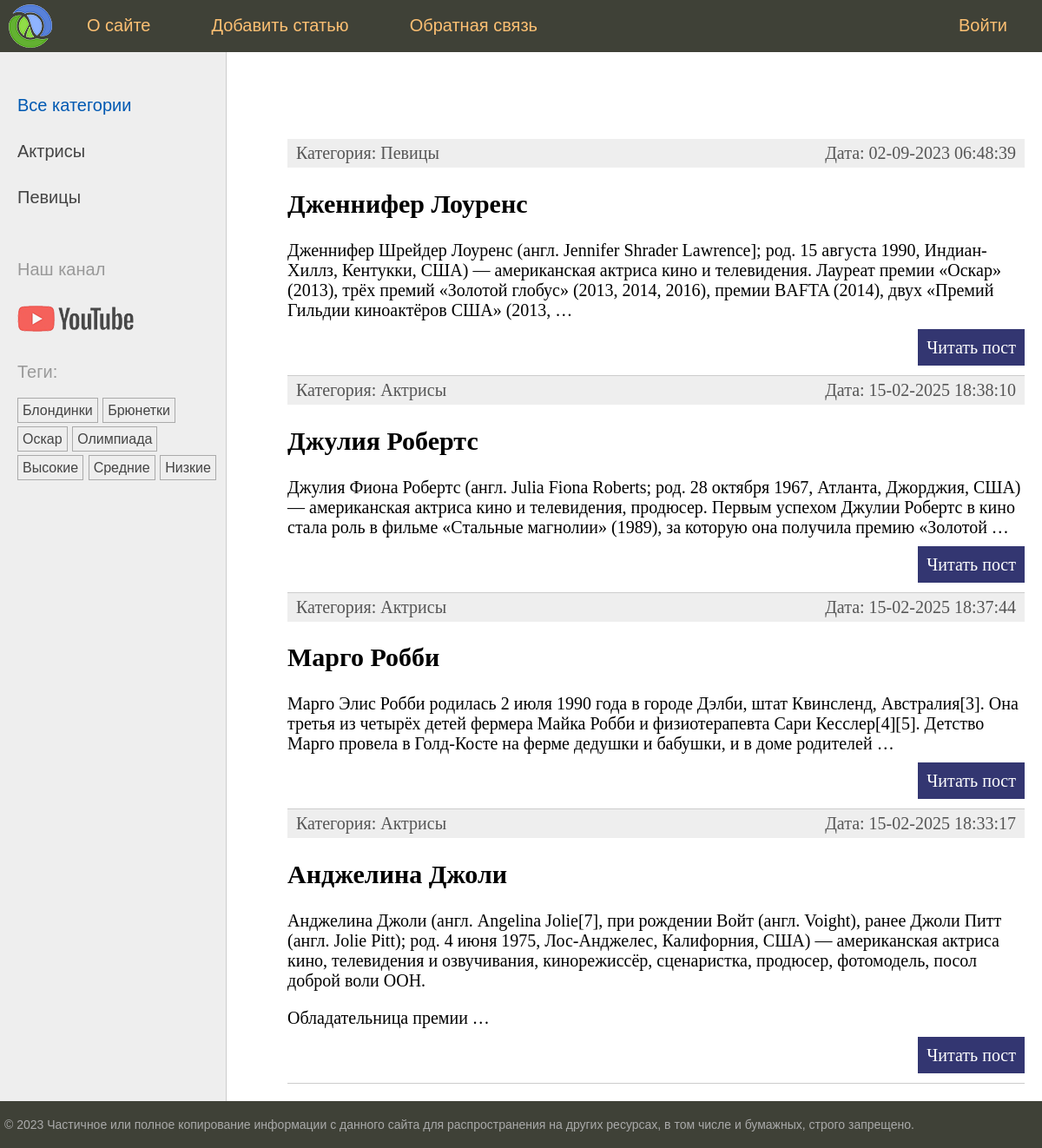
The page / on the database its author committed.
### women/models.py (models this page shows, shortened)
class Category(models.Model):
    name = models.CharField(max_length=100, db_index=True)
    slug = models.SlugField(max_length=255, unique=True, db_index=True)
    def get_absolute_url(self):
        return reverse('category', kwargs={'cat_slug': self.slug})

class TagPost(models.Model):
    tag = models.CharField(max_length=100, db_index=True)
    slug = models.SlugField(max_length=255, unique=True, db_index=True)
    def get_absolute_url(self):
        return reverse('tag', kwargs={'tag_slug': self.slug})

class Women(models.Model):
    class Status(models.IntegerChoices):
        DRAFT = 0, 'Черновик'
        PUBLISHED = 1, 'Опубликовано'
    title = models.CharField(max_length=255)
    slug = models.SlugField(max_length=255, unique=True, db_index=True)
    content = models.TextField(blank=True)
    time_create = models.DateTimeField(auto_now_add=True)
    time_update = models.DateTimeField(auto_now=True)
    is_published = models.BooleanField(choices=Status.choices, default=Status.DRAFT)
    cat = models.ForeignKey('Category', on_delete=models.PROTECT, related_name='posts')
    tags = models.ManyToManyField('TagPost', blank=True, related_name='tags')
    husband = models.OneToOneField('Husband', on_delete=models.SET_NULL, null=True, blank=True, related_name='wuman')
    objects = models.Manager()
    published = PublishedManager()
    class Meta:
        ordering = ['-time_create']
        indexes = [
            models.Index(fields=['-time_create'])
        ]
    def get_absolute_url(self):
        return reverse('post', kwargs={'post_slug': self.slug})

### women/views.py (the view)
# urls.py: path('', views.index, name='home'),
def index(request):
    posts = Women.published.all().select_related('cat')
    data = {
        'title': 'Главная страница',
        'menu': menu,
        'posts': posts,
        'cat_selected': 0,
    }
    return render(request, 'women/index.html', context=data)

### women/models.py (called while the page is built)
    def get_queryset(self):
        return super().get_queryset().filter(is_published=Women.Status.PUBLISHED)

### women/templatetags/womentags.py (called while the page is built)
@register.inclusion_tag('women/list_categories.html')
def show_categories(cat_selected=0):
    cats = Category.objects.filter(posts__is_published=1).annotate(total=Count("posts")).filter(total__gt=0)
    return {'cats': cats, 'cat_selected': cat_selected}

@register.inclusion_tag('women/list_tags.html')
def show_all_tags():
    return {'tags': TagPost.objects.all()}

### women/templates/women/index.html (shortened to what this page needs)
{% extends 'base.html' %}
{% block content %}
<ul class="list-articles">
	{% for p in posts %}
			<li><div class="article-panel">
				<p class="first">Категория: {{p.cat.name}}</p>
                <p class="last">Дата: {{p.time_update|date:"d-m-Y H:i:s"}}</p>
			</div>
				<h2>{{p.title}}</h2>
    {% autoescape off %}
	{{p.content|linebreaks|truncatewords:40}}
    {% endautoescape %}
			<p class="link-read-post"><a href="{{ p.get_absolute_url }}">Читать пост</a></p>
			</li>
	{% endfor %}
</ul>
{% endblock %}

### women/templates/women/list_categories.html
{% for cat in cats %}
{% if cat.id == cat_selected %}
<li class="selected">{{ cat.name }}</li>
{% else %}
<li><a href="{{ cat.get_absolute_url }}">{{ cat.name }}</a></li>
{% endif %}
{% endfor %}

### women/templates/women/list_tags.html
{% if tags %}
    <p>Теги:</p>
    <ul class="tags-list">
        {% for t in tags %}
        <li><a href="{{t.get_absolute_url}}">{{t.tag}}</a></li>
        {% endfor %}
    </ul>
{% endif %}

### women/static/women/css/styles.css (style rules this page uses)
html, body { font-family: 'Arial'; margin: 0; padding: 0; height: 100%; width: 100%; color: #444; }
a { color: #0059b2; text-decoration: none; }
p.link-read-post { text-align: right; }
p.link-read-post a { padding: 10px; min-width: 100px; background: #333671; color: #fff; text-decoration: none; }
div.article-panel { background: #eee; padding: 5px 10px 5px 10px; box-sizing: border-box; overflow: hidden; color: #555; }
div.article-panel p.first { margin: 0; float: left; }
div.article-panel p.last { margin: 0; float: right; }
ul.list-articles { list-style: none; margin: 0; padding: 0; }
ul.list-articles li { border-bottom: 1px solid #ccc; }
.left-chapters ul { width: 230px; margin: 0; padding: 20px 10px 10px 20px; list-style: none; font-size: 20px; }
.left-chapters ul li { margin: 30px 0 0 0; color: #999; }
.left-chapters ul li a { color: #444; text-decoration: none; }
ul.tags-list { width: 100%; margin: 0; padding: 0; list-style: none; }
ul.tags-list li { margin: 0; padding: 0 0 10px; display: inline-block; }
ul.tags-list li a { padding: 5px; font-size: 16px; border: 1px solid #aaa; }

### rows shown on the page
Category: name "Актрисы"
Category: name "Певицы"
TagPost: tag "Блондинки"
TagPost: tag "Брюнетки"
TagPost: tag "Оскар"
TagPost: tag "Олимпиада"
TagPost: tag "Высокие"
TagPost: tag "Средние"
TagPost: tag "Низкие"
Women: cat.name "Певицы", time_update "02-09-2023 06:48:39", title "Дженнифер Лоуренс", content "Дженнифер Шрейдер Лоуренс (англ. Jennifer Shrader Lawrence]; род. 15 августа 1990, Индиан-Хиллз, Кентукки, США) — американская актриса кино и телевидения. Лауреат премии «Оскар» (2013), трёх премий «Золотой глобус» (2013, 2014, 2016), премии BAFTA (2014), двух «Премий Гильдии киноактёров США» (2013, …"
Women: cat.name "Актрисы", time_update "15-02-2025 18:38:10", title "Джулия Робертс", content "Джулия Фиона Робертс (англ. Julia Fiona Roberts; род. 28 октября 1967, Атланта, Джорджия, США) — американская актриса кино и телевидения, продюсер. Первым успехом Джулии Робертс в кино стала роль в фильме «Стальные магнолии» (1989), за которую она получила премию «Золотой …"
Women: cat.name "Актрисы", time_update "15-02-2025 18:37:44", title "Марго Робби", content "Марго Элис Робби родилась 2 июля 1990 года в городе Дэлби, штат Квинсленд, Австралия[3]. Она третья из четырёх детей фермера Майка Робби и физиотерапевта Сари Кесслер[4][5]. Детство Марго провела в Голд-Косте на ферме дедушки и бабушки, и в доме родителей …"
Women: cat.name "Актрисы", time_update "15-02-2025 18:33:17", title "Анджелина Джоли", content "Анджелина Джоли (англ. Angelina Jolie[7], при рождении Войт (англ. Voight), ранее Джоли Питт (англ. Jolie Pitt); род. 4 июня 1975, Лос-Анджелес, Калифорния, США) — американская актриса кино, телевидения и озвучивания, кинорежиссёр, сценаристка, продюсер, фотомодель, посол доброй воли ООН. Обладательница премии …"

### other values the page prints
{{ m.title }} "О сайте" "Добавить статью" "Обратная связь" "Войти"
